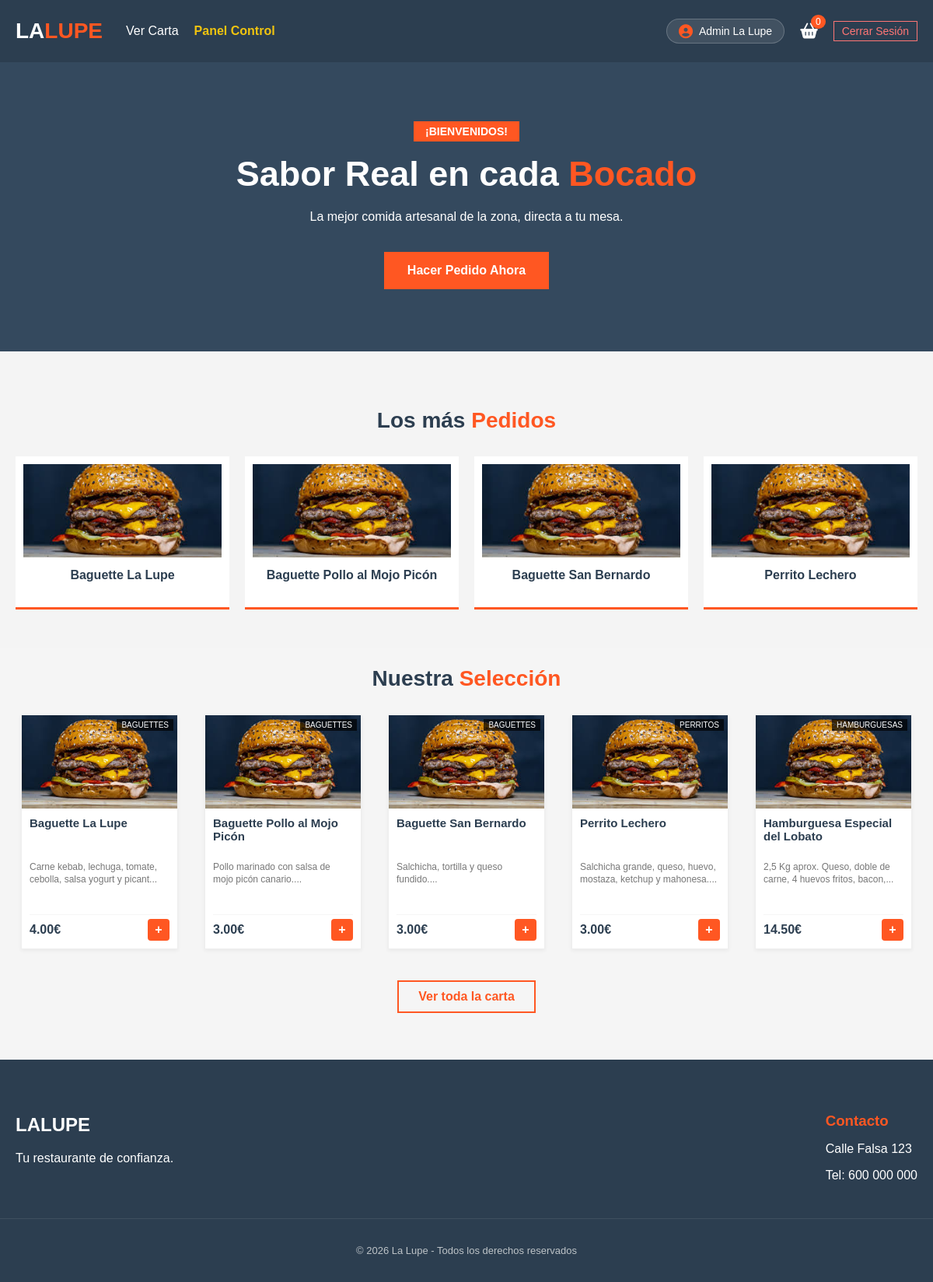
/menu.php?login=success (signed in), run on the app's committed database.
### tables this page shows
CREATE TABLE IF NOT EXISTS `platos` (
  `id` INT AUTO_INCREMENT PRIMARY KEY,
  `nombre` VARCHAR(100) NOT NULL,
  `descripcion` TEXT,
  `precio` DECIMAL(10, 2) NOT NULL,
  `imagen` VARCHAR(255) DEFAULT 'default_plato.jpg',
  `disponible` TINYINT(1) DEFAULT 1
);

### menu.php (the view, shortened to what this page needs)
<?php
include 'db.php';
$nombreUsuario = isset($_SESSION['nombre']) ? $_SESSION['nombre'] : "Invitado";
$esAdmin = (isset($_SESSION['rol']) && $_SESSION['rol'] === 'admin');
?>
<!DOCTYPE html>
<html lang="es">
<head>
    <link rel="stylesheet" href="css/estilos.css">
    <link rel="stylesheet" href="https://cdnjs.cloudflare.com/ajax/libs/font-awesome/6.4.0/css/all.min.css">
</head>
<body>
    <header class="cabecera-principal">
        <nav class="barra-navegacion contenedor">
            <div class="bloque-izquierdo">
                <a href="menu.php" class="logotipo">LA<span>LUPE</span></a>
                <ul class="lista-enlaces">
                    <li><a href="carta.php">Ver Carta</a></li>
                    <?php if ($esAdmin): ?>
                        <li><a href="admin/panel.php" class="enlace-admin">Panel Control</a></li>
                    <?php endif; ?>
                </ul>
            </div>
            <div class="bloque-derecho">
                <a href="mi_cuenta.php" class="enlace-cuenta">
                    <i class="fas fa-user-circle"></i>
                    <span><?php echo $nombreUsuario; ?></span>
                </a>
                <a href="carrito.php" class="boton-carrito">
                    <i class="fas fa-shopping-basket"></i>
                    <span class="numero-carrito">0</span>
                </a>
                <a href="logout.php" class="boton-salir">Cerrar Sesión</a>
            </div>
        </nav>
    </header>
    <section class="anuncio-principal">
        <div class="contenido-anuncio contenedor">
            <span class="etiqueta">¡Bienvenidos!</span>
            <h1>Sabor Real en cada <span>Bocado</span></h1>
            <p>La mejor comida artesanal de la zona, directa a tu mesa.</p>
            <a href="carta.php" class="boton-accion">Hacer Pedido Ahora</a>
        </div>
    </section>
    <section class="seccion-gris">
        <div class="contenedor">
            <h2 class="titulo-seccion">Los más <span>Pedidos</span></h2>
            <div class="cuadricula-tendencias">
                <?php
                $consulta_top = "SELECT * FROM platos WHERE disponible = 1 LIMIT 4";
                $res_top = mysqli_query($conexion, $consulta_top);
                while($item = mysqli_fetch_assoc($res_top)):
                ?>
                <article class="tarjeta-pequeña">
                    <img src="img/platos/<?php echo $item['imagen']; ?>" onerror="this.src='img/default.jpg'">
                    <h4><?php echo $item['nombre']; ?></h4>
                </article>
                <?php endwhile; ?>
            </div>
        </div>
    </section>
    <main class="seccion-platos">
        <div class="contenedor">
            <h2 class="titulo-seccion">Nuestra <span>Selección</span></h2>
            <div class="cuadricula-platos">
                <?php
                $consulta_platos = "SELECT * FROM platos WHERE disponible = 1 LIMIT 5";
                $res_platos = mysqli_query($conexion, $consulta_platos);
                while($plato = mysqli_fetch_assoc($res_platos)):
                ?>
                <div class="tarjeta-plato">
                    <div class="imagen-contenedor">
                        <img src="img/platos/<?php echo $plato['imagen']; ?>" onerror="this.src='img/default.jpg'">
                        <span class="categoria"><?php echo $plato['categoria']; ?></span>
                    </div>
                    <div class="texto-plato">
                        <h3><?php echo $plato['nombre']; ?></h3>
                        <p><?php echo substr($plato['descripcion'], 0, 60); ?>...</p>
                        <div class="pie-tarjeta">
                            <span class="precio"><?php echo $plato['precio']; ?>€</span>
                            <button class="boton-añadir">+</button>
                        </div>
                    </div>
                </div>
                <?php endwhile; ?>
            </div>
            <div class="centro">
                <a href="carta.php" class="boton-ver-todo">Ver toda la carta</a>
            </div>
        </div>
    </main>
    <footer class="pie-principal">
        <div class="contenedor pie-contenido">
            <div class="columna">
                <h2 class="logotipo">LA<span>LUPE</span></h2>
                <p>Tu restaurante de confianza.</p>
            </div>
            <div class="columna">
                <h3>Contacto</h3>
                <p>Calle Falsa 123</p>
                <p>Tel: 600 000 000</p>
            </div>
        </div>
        <div class="pie-final">
            <p>&copy; 2026 La Lupe - Todos los derechos reservados</p>
        </div>
    </footer>
</body>
</html>

### data on the page
platos: nombre "Baguette La Lupe", categoria "BAGUETTES", descripcion "Carne kebab, lechuga, tomate, cebolla, salsa yogurt y picant", precio "4.00"
platos: nombre "Baguette Pollo al Mojo Picón", categoria "BAGUETTES", descripcion "Pollo marinado con salsa de mojo picón canario.", precio "3.00"
platos: nombre "Baguette San Bernardo", categoria "BAGUETTES", descripcion "Salchicha, tortilla y queso fundido.", precio "3.00"
platos: nombre "Perrito Lechero", categoria "PERRITOS", descripcion "Salchicha grande, queso, huevo, mostaza, ketchup y mahonesa.", precio "3.00"
platos: categoria "HAMBURGUESAS", nombre "Hamburguesa Especial del Lobato", descripcion "2,5 Kg aprox. Queso, doble de carne, 4 huevos fritos, bacon,", precio "14.50"

### other printed values
$nombreUsuario "Admin La Lupe"
